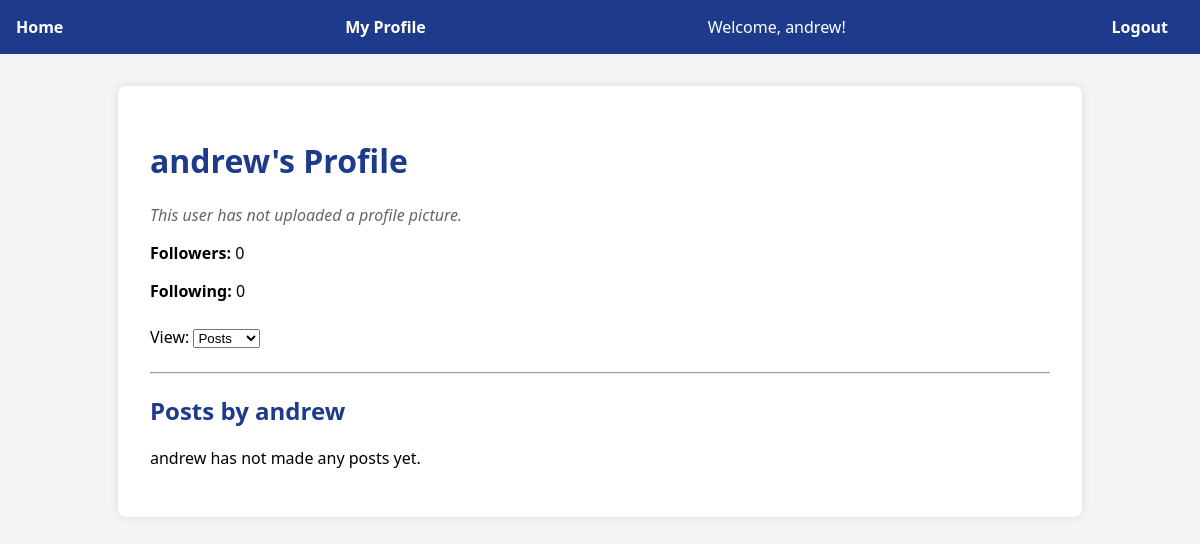
The app's page /user/andrew (signed in), older data.
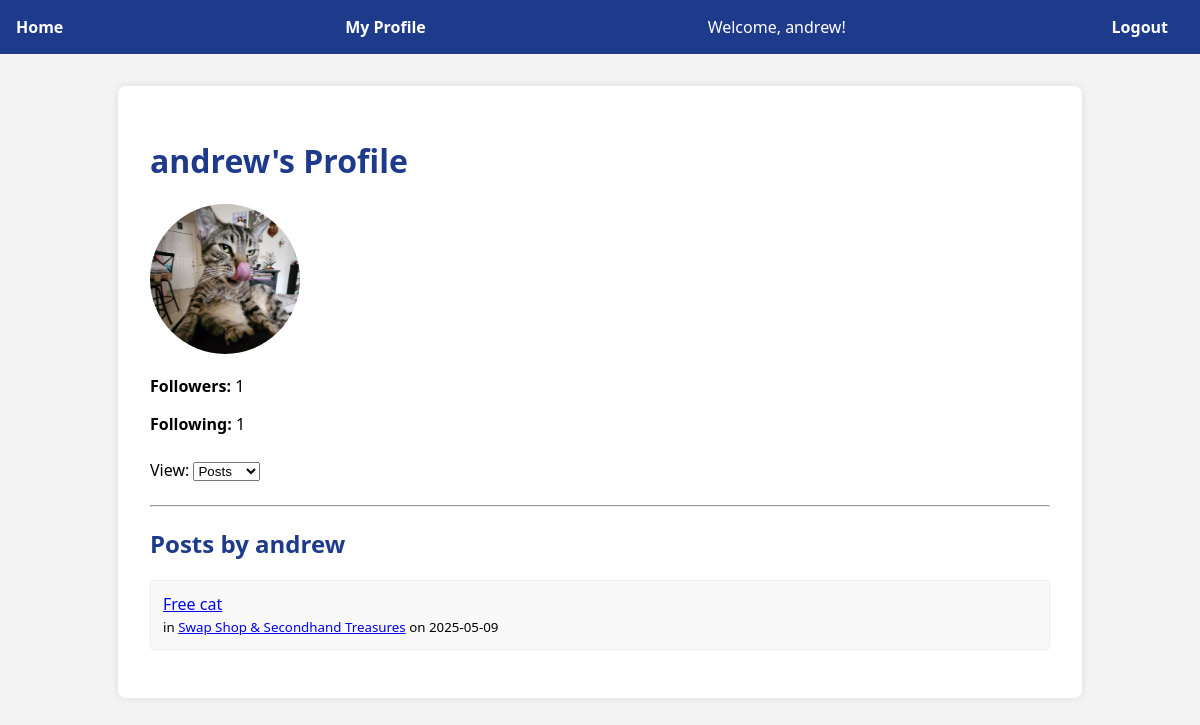
The same page, newer data.
### app/models.py (models this page shows, shortened)
class User(UserMixin, db.Model):
    id = db.Column(db.Integer, primary_key=True)
    username = db.Column(db.String(150), unique=True, nullable=False)
    email = db.Column(db.String(120), unique=True, nullable=False)
    password = db.Column(db.String(150), nullable=False)
    role = db.Column(db.String(10), nullable=False, default='student')
    profile_picture = db.Column(db.String(255), nullable=True)
    posts = db.relationship('Post', back_populates='author', lazy='dynamic', cascade='all, delete-orphan')
    replies = db.relationship('Reply', back_populates='author', lazy='dynamic', cascade='all, delete-orphan')
    votes = db.relationship('Vote', back_populates='user', lazy='dynamic', cascade='all, delete-orphan')
    followers = db.relationship(
        'Follow',
        foreign_keys='Follow.user_id',
        backref='followed_user',
        lazy='dynamic',
        cascade='all, delete-orphan'
    )
    following = db.relationship(
        'Follow',
        foreign_keys='Follow.follower_id',
        backref='follower_user',
        lazy='dynamic',
        cascade='all, delete-orphan'
    )

class Post(db.Model):
    id = db.Column(db.Integer, primary_key=True)
    title = db.Column(db.String(200), nullable=False)
    content = db.Column(db.Text, nullable=False)
    timestamp = db.Column(db.DateTime, index=True, default=datetime.utcnow)
    user_id = db.Column(db.Integer, db.ForeignKey('user.id'), nullable=False)
    topic_id = db.Column(db.Integer, db.ForeignKey('topic.id'), nullable=False)
    media_url = db.Column(db.String(255), nullable=True)
    tag = db.Column(db.String(50), nullable=True)
    author = db.relationship('User', back_populates='posts')
    topic = db.relationship('Topic', back_populates='posts')
    replies = db.relationship('Reply', back_populates='post', lazy='dynamic', cascade='all, delete-orphan')
    votes = db.relationship('Vote', back_populates='post', lazy='dynamic', cascade='all, delete-orphan')

class Topic(db.Model):
    id = db.Column(db.Integer, primary_key=True)
    name = db.Column(db.String(100), unique=True, nullable=False)
    description = db.Column(db.String(255), nullable=True)
    slug = db.Column(db.String(120), unique=True, nullable=False)
    posts = db.relationship('Post', back_populates='topic', lazy='dynamic', cascade='all, delete-orphan')

### app/routes.py (the view)
@main.route('/user/<username>')
@login_required
def user_profile(username):
    user = User.query.filter_by(username=username).first_or_404()
    filter_type = request.args.get('filter', 'posts')  # 'posts' or 'replies'
    is_following = Follow.query.filter_by(user_id=user.id, follower_id=current_user.id).first()
    if filter_type == 'replies':
        content = user.replies.order_by(Reply.timestamp.desc()).all()
    else:
        content = user.posts.order_by(Post.timestamp.desc()).all()
    return render_template(
        'user_profile.html',
        user=user,
        filter=filter_type,
        content=content,
        is_following=is_following
    )

### app/routes.py (called while the page is built)
@login_manager.user_loader
def load_user(user_id):
    return User.query.get(int(user_id))

### app/templates/user_profile.html (shortened to what this page needs)
{% extends 'base.html' %}
{% block content %}
<h1>{{ user.username }}'s Profile</h1>
<div class="profile-pic-container">
    {% if user.profile_picture %}
        <img src="{{ url_for('static', filename='uploads/' ~ user.profile_picture) }}" alt="{{ user.username }}'s Profile Picture" class="profile-pic-display">
    {% else %}
        <p class="profile-no-pic-message">This user has not uploaded a profile picture.</p>
    {% endif %}
</div>
<div class="profile-stats-container">
    <p class="profile-stat-line">
        <strong>Followers:</strong> {{ user.followers.count() }}
    </p>
    <p class="profile-stat-line">
        <strong>Following:</strong> {{ user.following.count() }}
    </p>
</div>
<form method="get" class="profile-action-form">
    <label for="user-content-filter">View:</label>
    <select name="filter" id="user-content-filter" onchange="this.form.submit()">
        <option value="posts" {% if filter == 'posts' %}selected{% endif %}>Posts</option>
    </select>
</form>
<hr>
{% if filter == 'posts' %}
    <h2>Posts by {{ user.username }}</h2>
    {% if content %}
        <ul class="profile-content-list">
        {% for post in content %}
            <li class="profile-content-list-item">
                <a href="{{ url_for('main.view_post', post_id=post.id) }}">{{ post.title }}</a>
                <br>
                <small>in <a href="{{ url_for('main.view_topic', slug=post.topic.slug) }}">{{ post.topic.name }}</a> on {{ post.timestamp.strftime('%Y-%m-%d') }}</small>
            </li>
        {% endfor %}
        </ul>
    {% else %}
        <p>{{ user.username }} has not made any posts yet.</p>
    {% endif %}
{% endif %}
{% endblock %}

### app/templates/base.html (shortened to what this page needs)
<!DOCTYPE html>
<html lang="en">
<head>
    <link rel="stylesheet" href="{{ url_for('static', filename='styles.css') }}">
</head>
<body>
    <nav>
        <a href="{{ url_for('main.home_page') }}">Home</a>
        {% if current_user.is_authenticated %}
            <a href="{{ url_for('main.my_profile') }}">My Profile</a>
            <span>Welcome, {{ current_user.username }}!</span>
            <a href="{{ url_for('main.logout') }}">Logout</a>
        {% else %}
            <a href="{{ url_for('main.login') }}">Login</a>
            <a href="{{ url_for('main.register') }}">Register</a>
        {% endif %}
    </nav>
    <div class="container">
        {% block content %}{% endblock %}
    </div>
</body>
</html>

### app/static/styles.css (style rules this page uses)
body { font-family: 'Segoe UI', sans-serif; background-color: #f4f4f4; margin: 0; padding: 0; }
nav { background-color: #1e3a8a; color: white; padding: 1rem; display: flex; justify-content: space-between; align-items: center; }
nav a { color: white; margin-right: 1rem; text-decoration: none; font-weight: bold; }
.container { max-width: 900px; margin: 2rem auto; background: white; padding: 2rem; border-radius: 8px; box-shadow: 0 0 10px rgba(0, 0, 0, 0.1); }
h1, h2, h3 { color: #1e3a8a; }
ul { list-style-type: none; padding: 0; }
li { background: #e0e7ff; margin: 1rem 0; padding: 1rem; border-radius: 6px; }
li, div, span { outline: none; user-select: none; }
.profile-pic-container { margin-bottom: 1rem; }
.profile-pic-display { width: 150px; height: 150px; object-fit: cover; border-radius: 50%; }
.profile-stats-container { margin-bottom: 1.5rem; }
.profile-stat-line { margin-bottom: 0.5rem; }
.profile-action-form { margin-bottom: 1.5rem; }
.profile-content-list { list-style: none; padding-left: 0; }
.profile-content-list-item { margin-bottom: 1rem; padding: 0.75rem; background-color: #f9f9f9; border-radius: 4px; border: 1px solid #eee; }

Row changes from the older to the newer data that the page shows:
changed User "andrew": profile_picture: picture added; username "andrew" → (not shown)
added Post: title "Free cat", topic.name "Swap Shop & Secondhand Treasures", timestamp "2025-05-09"
Text that changed along with them:
{{ user.followers.count() }}: "0" → "1"
{{ user.following.count() }}: "0" → "1"
text no longer shown: "This user has not uploaded a profile picture. has not made any posts yet."
